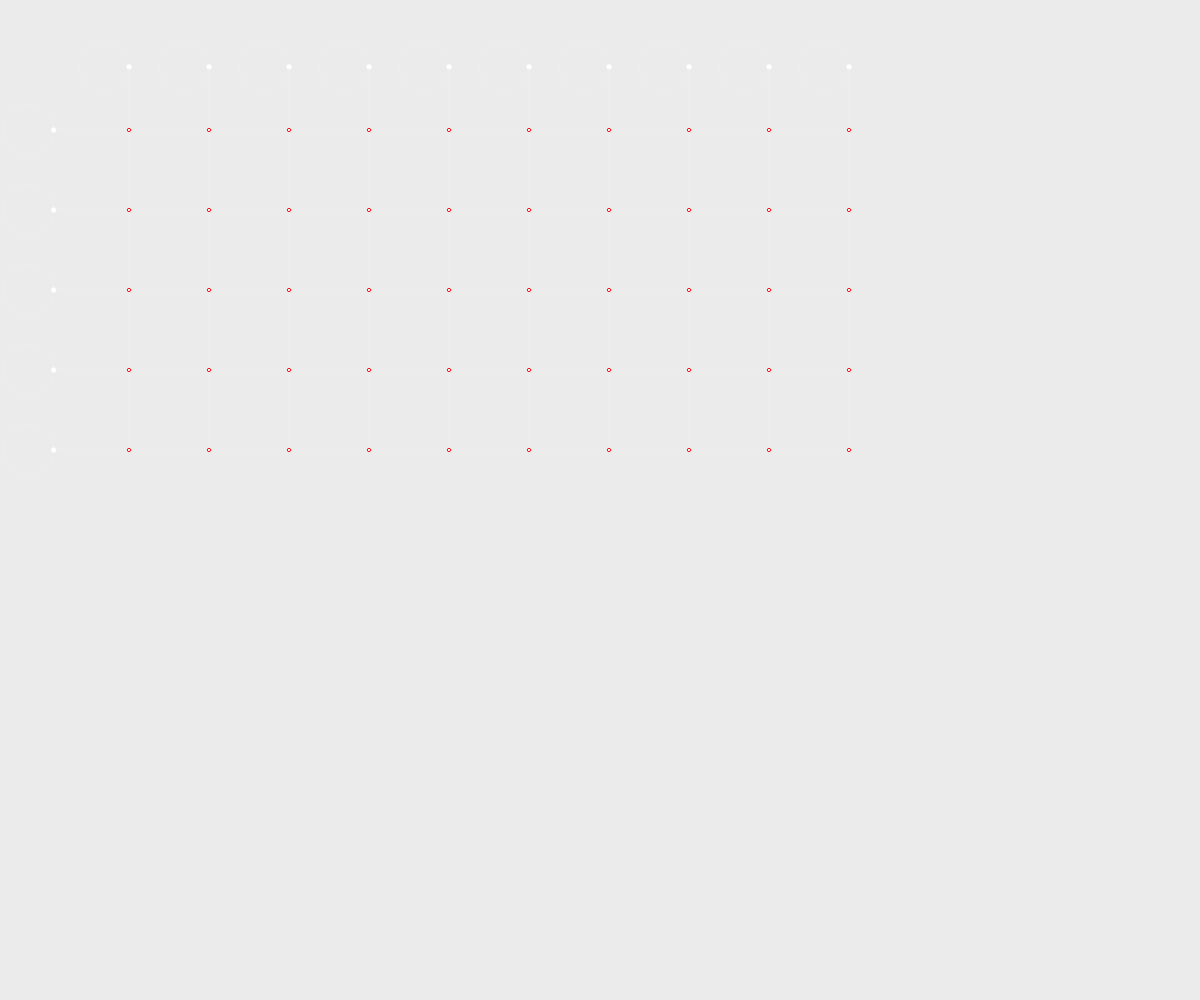
Frame 1 (no input)
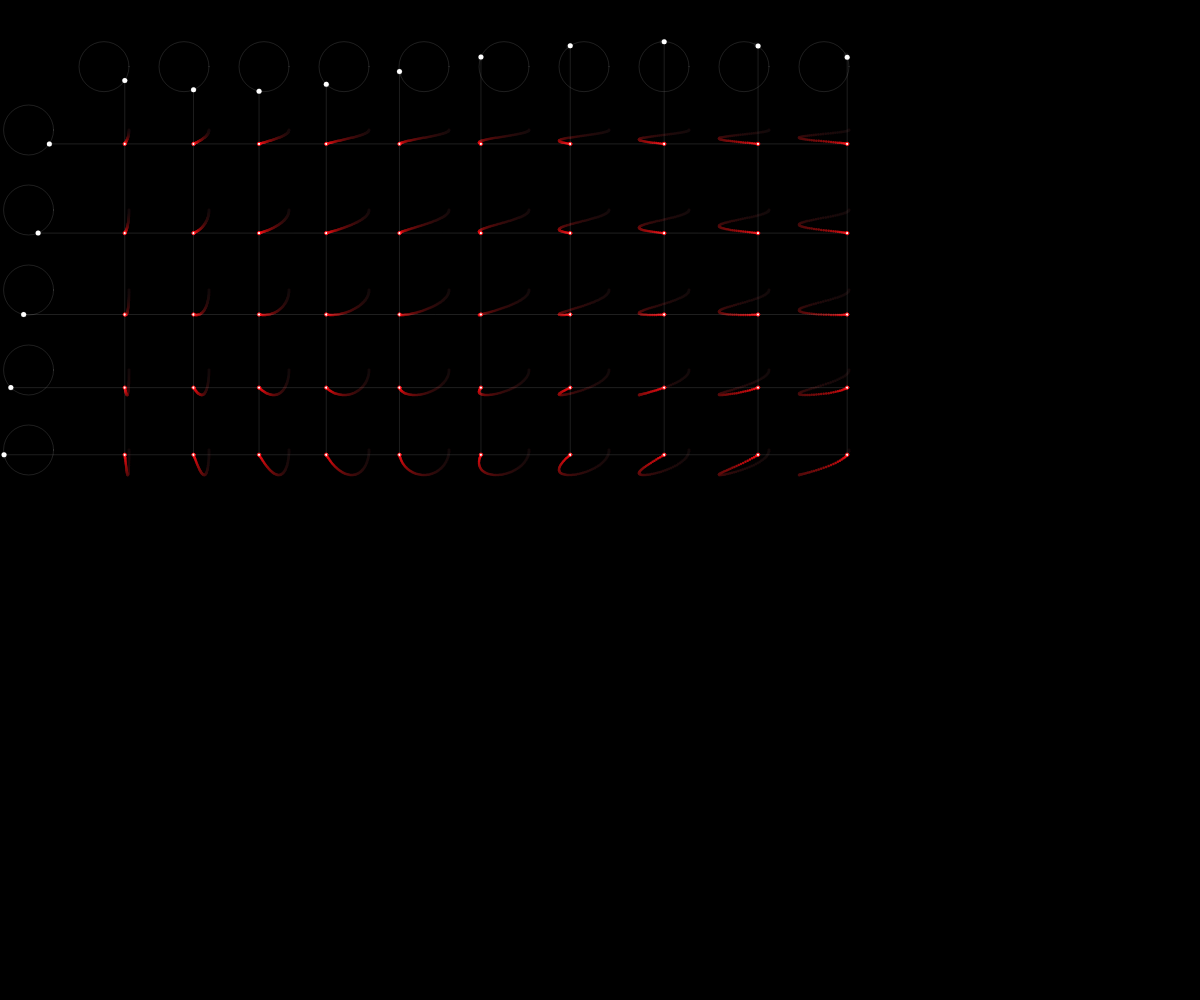
Frame 60 (no input)
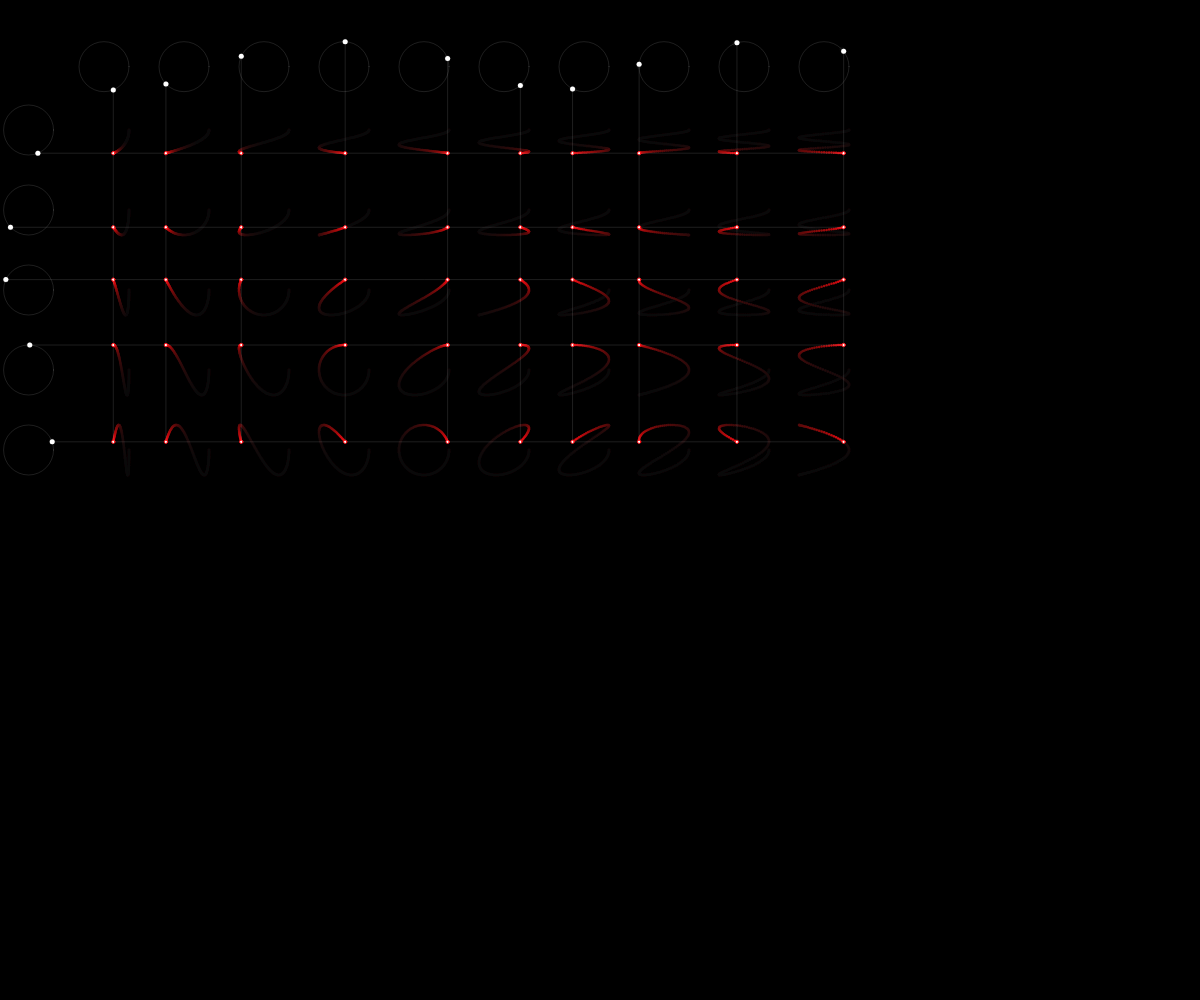
Frame 120 (the mouse pressed at the canvas centre since frame 60)

The p5.js sketch that drew these frames (run headless with seeded random() and noise() and a simulated clock; from frame 60 on, the mouse is pressed at the canvas centre):

// p5.js sketch
// ── sketch.js
let pg;
let x;
let y;
let sliderCol;
let sliderRow;
let amp = 50;
let totalCirclesCols = 2;
let totalCirclesRows = 1;
let colsSeperation = 80;
let inc = 1;
let smallSize = 5;
let time = 0;
let coorX = [];
let coorY = [];
function setup() {
  createCanvas(windowWidth, windowHeight);
  pg = createGraphics(windowWidth, windowHeight);
  sliderCol = createSlider(1, 19, 10);
  sliderRow = createSlider(1, 9, 5);
  sliderCol.input(function () {
    pg.clear();
  });
  sliderRow.input(function () {
    pg.clear();
  });
}

function draw() {
  image(pg, 0, 0);
  firstX = windowWidth / 50 + colsSeperation;
  firstY = windowHeight / 15;
  background(0, 20);
  noFill();
  for (i = 0, c = 1; i < sliderCol.value(); i++, c += inc) {
    let currentX = cos(c * time) * (amp / 2);
    let currentY = sin(c * time) * (amp / 2);
    stroke(255, 30);
    ellipse(firstX, firstY, amp);
    fill(255);
    coorX.push({ x: firstX + currentX, y: firstY + currentY });
    ellipse(firstX + currentX, firstY + currentY, smallSize);
    noFill();
    firstX += colsSeperation;
  }
  firstX = 1000 / 35;
  firstY = 1000 / 20 + colsSeperation;
  for (i = 0, c = 1; i < sliderRow.value(); i++, c += 1) {
    let currentX = cos(c * time) * (amp / 2);
    let currentY = sin(c * time) * (amp / 2);
    stroke(255, 30);
    ellipse(firstX, firstY, amp);
    fill(255);
    coorY.push({ x: firstX + currentX, y: firstY + currentY });
    ellipse(firstX + currentX, firstY + currentY, smallSize);
    noFill();
    firstY += colsSeperation;
  }
  pg.background(0, 12);
  for (let i = 0; i < coorX.length; i++) {
    for (let j = 0; j < coorY.length; j++) {
      pg.noStroke();
      pg.fill(255, 14, 20);
      pg.ellipse(coorX[i].x, coorY[j].y, smallSize / 2);
    }
  }

  let lastcoorY = coorY[coorY.length - 1];
  let lastcoorX = coorX[coorX.length - 1];
  for (let i = 0; i < coorX.length; i++) {
    stroke(255, 30);
    line(coorX[i].x, coorX[i].y, coorX[i].x, lastcoorY.y);
  }
  for (let i = 0; i < coorY.length; i++) {
    stroke(255, 30);
    line(coorY[i].x, coorY[i].y, lastcoorX.x, coorY[i].y);
  }



  for (let i = 0; i < coorX.length; i++) {
    for (let j = 0; j < coorY.length; j++) {
      let currentX = coorX[i];
      let currentY = coorY[j];
      stroke(255, 14, 20);
      fill(255);
      ellipse(currentX.x, currentY.y, smallSize / 1.5);
    }
  }


  coorX = [];
  coorY = [];
  time += 0.01;

}
